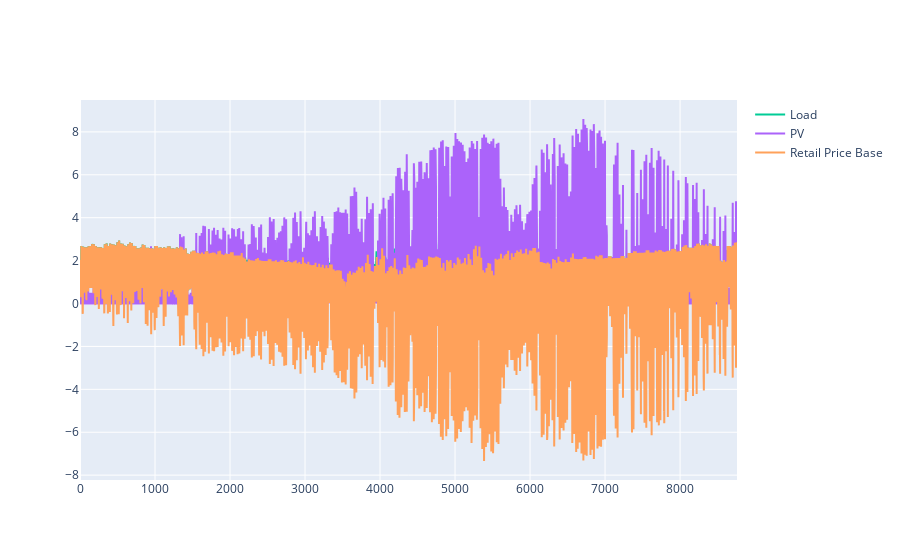

Source (notebook cell):
### Code cell
# # simple_array = [element[0] for element in HourlyLoad1]
# import datetime
colors = px.colors.qualitative.Plotly
fig = go.Figure()
# # start_date = datetime.datetime(2012, 1, 1, 23)
# # end_date = datetime.datetime(2022, 12, 31, 23)
# # date_rng = pd.date_range(start=start_date, end=end_date, freq='H')
# # timestamps = [datetime.datetime(2000, 1, 1, i) for i in range(0,23) ] * 365 * 20  # Repeated for 20 years

# fig.add_traces(go.Scatter(y = Load2[:,0], mode = 'lines', line=dict(color=colors[3]), name='Load'))
# fig.add_traces(go.Scatter(y = Inj2[:,0], mode = 'lines', line=dict(color=colors[4]), name='cost'))
# fig.add_traces(go.Scatter(y = HourlyNet2.sum(axis=1), mode = 'lines', line=dict(color=colors[2]), name='MSP'))
# fig.add_traces(go.Scatter(y = Retaileractual.energy_proc_cost, mode = 'lines', line=dict(color=colors[1]), name='Retail Price Actual k = 0'))
# fig.add_traces(go.Scatter(y = Customerloadactual[:,0], mode = 'lines', line=dict(color=colors[0]), name='Retail Price Base'))
# fig.add_traces(go.Scatter(y = Retaileractual.energy_proc_cost/HourlyNet2.sum(axis=1), mode = 'lines', line=dict(color=colors[0]), name='Retail Price Actual k = 1'))
# fig.add_traces(go.Scatter(y = Retailer_VC_actual[2]/10, mode = 'lines', line=dict(color=colors[3]), name='Retail Price Actual k = 2'))
# fig.add_traces(go.Scatter(y = Phour2, mode = 'lines', line=dict(color=colors[0]), name='Retail Price Base'))
# fig.add_traces(go.Scatter(y = base*1000, mode = 'lines', line=dict(color=colors[1]), name='Retail Price Base'))
fig.add_traces(go.Scatter(y = Pd.iloc[3], mode = 'lines', line=dict(color=colors[2]), name='Load'))
fig.add_traces(go.Scatter(y = Pg[0]*10.4, mode = 'lines', line=dict(color=colors[3]), name='PV'))
fig.add_traces(go.Scatter(y = Pd.iloc[3]-Pg[0]*10.4, mode = 'lines', line=dict(color=colors[4]), name='Retail Price Base'))


# fig.add_traces(go.Scatter(y = Retailer_VC_actual[0], mode = 'lines', line=dict(color=colors[0]), name='Retail Price Actual'))

# fig.update_layout(title='Market Settlement Price ($/MWh)')
# fig.update_xaxes(title_text='Date', tickformat='%Y-%m-%d')
# fig.update_yaxes(title_text="Price") # Y-axis label
# # pio.write_html(fig, 'Prices2.html')
# # fig.show()

### Figure 1 — Plotly figure (JSON) as saved in the notebook; plotly's stock layout.template omitted (floating-point values rounded to 4 significant figures; data arrays with more than 128 entries replaced by an {"elided": "..."} marker saying what was removed)
{"data": [{"line": {"color": "#00CC96"}, "mode": "lines", "name": "Load", "type": "scatter", "y": {"elided": "8760 float values"}}, {"line": {"color": "#AB63FA"}, "mode": "lines", "name": "PV", "type": "scatter", "y": {"elided": "8760 float values"}}, {"line": {"color": "#FFA15A"}, "mode": "lines", "name": "Retail Price Base", "type": "scatter", "y": {"elided": "8760 float values"}}], "layout": {}}
